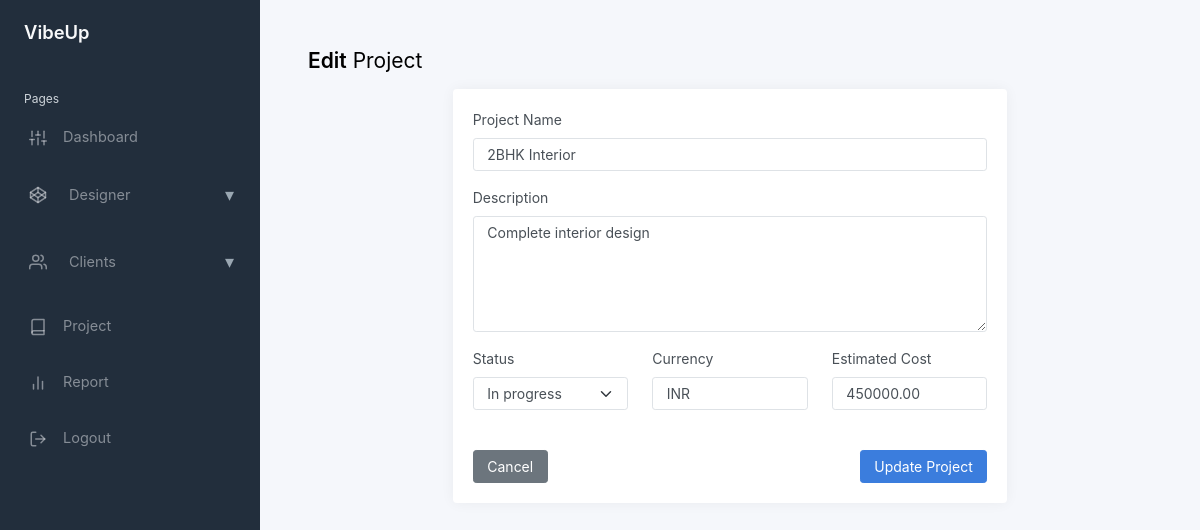
Page /adminkit-main/static/edit_project.php?id=p1 on the committed database.
### tables this page shows
CREATE TABLE Project (
    id CHAR(20) PRIMARY KEY,
    user_id CHAR(20) NOT NULL,
    name VARCHAR(20) NOT NULL,
    description TEXT,
    status ENUM('draft','in_progress','completed') DEFAULT 'draft',
    currency VARCHAR(3) DEFAULT 'INR',
    total_estimated_cost DECIMAL(12,2),
    created_at TIMESTAMP DEFAULT CURRENT_TIMESTAMP,
    updated_at TIMESTAMP DEFAULT CURRENT_TIMESTAMP ON UPDATE CURRENT_TIMESTAMP,
    CONSTRAINT fk_project_user
        FOREIGN KEY (user_id) REFERENCES User(id)
        ON DELETE CASCADE
);

### adminkit-main/static/edit_project.php (the view, shortened to what this page needs)
<?php
include 'config.php';
$id = $_GET['id'];
$stmt = mysqli_prepare(
    $conn,
    "
    SELECT
        id,
        name,
        description,
        status,
        currency,
        total_estimated_cost
    FROM project
    WHERE id = ?
    "
);
mysqli_stmt_bind_param($stmt, "s", $id);
mysqli_stmt_execute($stmt);
$result = mysqli_stmt_get_result($stmt);
$project = mysqli_fetch_assoc($result);
?>
<!DOCTYPE html>
<html lang="en">
<head>
	<link href="css/app.css" rel="stylesheet">
</head>
<body>
<div class="wrapper">
	<?php include 'includes/sidebar.php'; ?>
	<div class="main">
		<main class="content">
			<div class="container-fluid p-0">
				<h1 class="h3 mb-3">
					<strong>Edit</strong> Project
				</h1>
				<div class="row">
					<div class="col-lg-8 mx-auto">
						<div class="card">
							<div class="card-body">
								<form method="POST">
									<div class="mb-3">
										<label class="form-label">Project Name</label>
										<input type="text"
											class="form-control"
											name="name"
											value="<?= htmlspecialchars($project['name']) ?>"
											required>
									</div>
									<div class="mb-3">
										<label class="form-label">Description</label>
										<textarea class="form-control"
											name="description"
											rows="5"><?= htmlspecialchars($project['description']) ?></textarea>
									</div>
									<div class="row">
										<div class="col-md-4 mb-3">
											<label class="form-label">Status</label>
											<select class="form-select" name="status">
												<?php
												$statuses = ['draft', 'in_progress', 'completed'];
												foreach ($statuses as $s):
												?>
													<option value="<?= $s ?>"
														<?= $project['status'] === $s ? 'selected' : '' ?>>
														<?= ucfirst(str_replace('_', ' ', $s)) ?>
													</option>
												<?php endforeach; ?>
											</select>
										</div>
										<div class="col-md-4 mb-3">
											<label class="form-label">Currency</label>
											<input type="text"
												class="form-control"
												name="currency"
												value="<?= htmlspecialchars($project['currency']) ?>"
												maxlength="3">
										</div>
										<div class="col-md-4 mb-3">
											<label class="form-label">Estimated Cost</label>
											<input type="number"
												step="0.01"
												class="form-control"
												name="total_estimated_cost"
												value="<?= htmlspecialchars($project['total_estimated_cost']) ?>">
										</div>
									</div>
									<div class="d-flex justify-content-between mt-4">
										<a href="view_project.php?id=<?= $project['id'] ?>"
											class="btn btn-secondary">
											Cancel
										</a>
										<button class="btn btn-primary">
											Update Project
										</button>
									</div>
								</form>
							</div>
						</div>
					</div>
				</div>
			</div>
		</main>
	</div>
</div>
</body>
</html>

### rows in the picture
project: name "2BHK Interior", description "Complete interior design", status "In progress", currency "INR", total_estimated_cost "450000.00"
